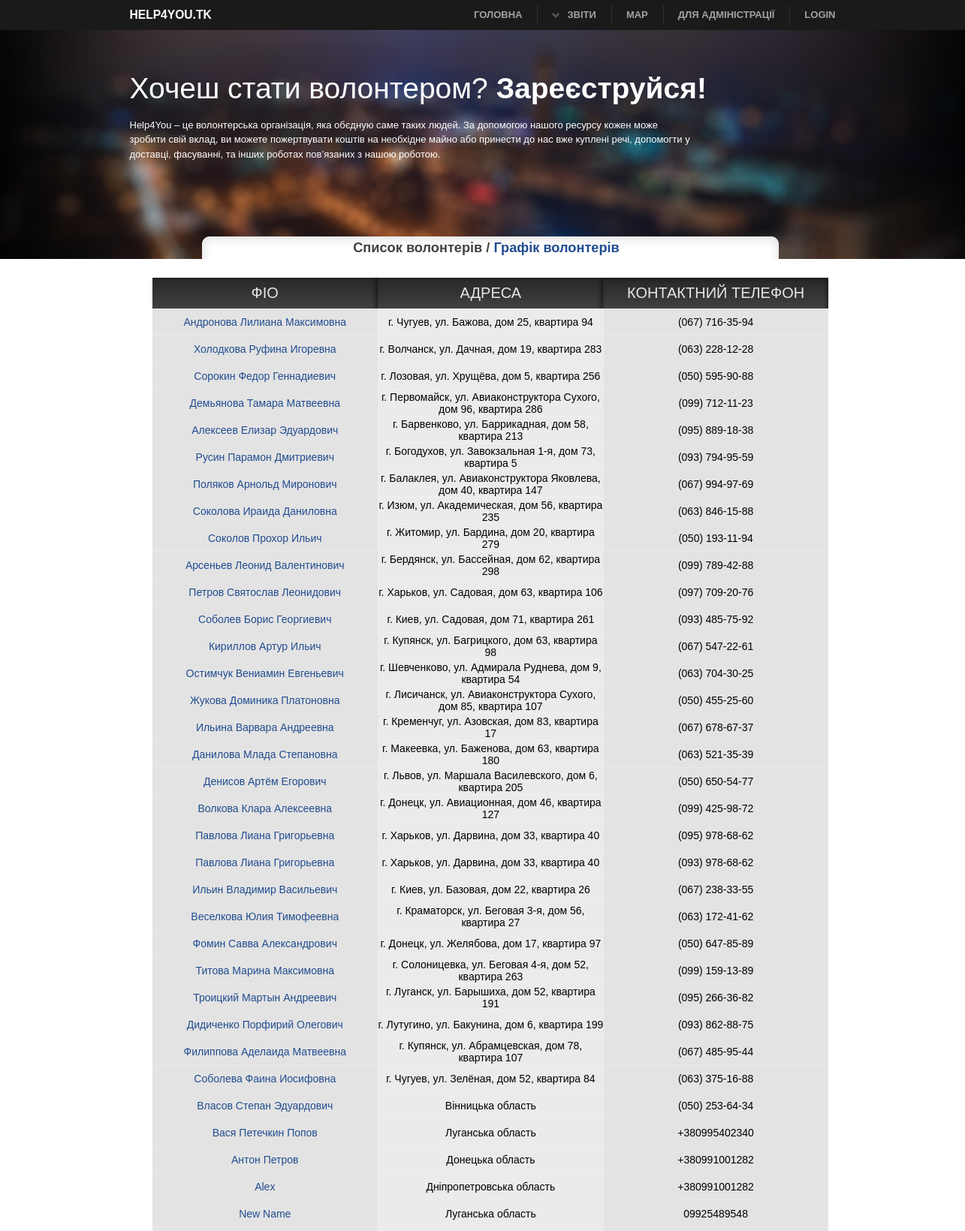
/Volonter/ (upper part), run on the app's committed database.
### main/models.py (models this page shows, shortened)
class Volonter(models.Model):
    GENDER_CHOICES = (
        (u'М', 'Male'),
        (u'Ж', 'Female'),
    )
    OBLAST_CHOICES = (
         (u'Вінницька область',u'Вінницька область'),
         (u'Волинська область',u'Волинська область'),
         (u'Дніпропетровська область',u'Дніпропетровська область'),
         (u'Донецька область',u'Донецька область'),
         (u'Закарпатська область',u'Закарпатська область'),
         (u'Запорізька область',u'Запорізька область'),
         (u'Івано-Франківська область',u'Івано-Франківська область'),
         (u'Київська область',u'Київська область'),
         (u'Кіровоградська область',u'Кіровоградська область'),
         (u'Луганська область',u'Луганська область'),
         (u'Львівська область',u'Львівська область'),
         (u'Миколаївська область',u'Миколаївська область'),
         (u'Одеська область',u'Одеська область'),
         (u'Полтавська область',u'Полтавська область'),
         (u'Рівненська область',u'Рівненська область'),
         (u'Сумська область',u'Сумська область'),
         (u'Тернопільська область',u'Тернопільська область'),
         (u'Харківська область',u'Харківська область'),
         (u'Херсонська область',u'Херсонська область'),
         (u'Хмельницька область',u'Хмельницька область'),
         (u'Черкаська область',u'Черкаська область'),
         (u'Чернігівська область',u'Чернігівська область'),
         (u'Чернівецька область',u'Чернівецька область'),
         (u'Автономна Республіка Крим',u'Автономна Республіка Крим'),
    )
    fio = models.CharField(verbose_name=u'ПІП', max_length=200)
    birthday = models.DateField(verbose_name=u'Дата народження',null=True, blank=True)
    address = models.CharField(verbose_name=u'Область проживання',max_length=30, choices=OBLAST_CHOICES)
    telephone = models.CharField(verbose_name=u'Телефон',max_length=20)
    gender = models.CharField(verbose_name=u'Стать',max_length=1, choices=GENDER_CHOICES)
    categories = models.ManyToManyField('CategoryResource', verbose_name=u'Категорія ресурсів')
    class Meta:
        verbose_name_plural = u'Волонтери'

### main/views.py (the view)
# urls.py: url(r'^Volonter/$',VolonterListView.as_view(), name='list_volonter'),
class VolonterListView(ListView):
    template_name = 'list_volonter.html'
    model = Volonter
    context_object_name = 'Volonter'
    def get_context_data(self, **kwargs):
        context = super(VolonterListView, self).get_context_data(**kwargs)
        context.update({
            'Volonter': Volonter.objects.all(),
        })
        return context

### main/templates/list_volonter.html (shortened to what this page needs)
{% extends 'base.html' %}
{% load staticfiles %}
{% block title %}
    <h3 class="title_list">Список волонтерів /<a href="{% url 'grafik_volonter' %}"> Графік волонтерів</a></h3>
{% endblock %}
{% block content %}
    <div id="list_table">
  <table border="0">
    <tr>
        <td class="top_left">ФІО</td>
        <td class="top_cen" >АДРЕСА</td>
        <td class="top_right" >КОНТАКТНИЙ ТЕЛЕФОН</td>
    </tr>
    {% for volonters in Volonter %}
        <tr class="list_tr">
        <td class="cell"> <a class="detail_list" href="{% url 'view_volonter' volonters.id %}">{{ volonters.fio }}</a></td>
        <td class="cell_c">{{ volonters.address }}</td>
        <td class="cell">{{ volonters.telephone }}</td>
    </tr>
    {% endfor %}
  </table>
    </div>
{% endblock %}

### main/static/main.css (style rules this page uses)
html { background: #ffffff }
body { color:#727272; font:normal 13px "Helvetice Neue",Arial,Tahoma,Verdana; }
a { outline:0; }
h1, h2, h3, h4 { line-height:1.2em; margin-bottom:15px; font-weight:bold; }
h3, h4 { font-size:1.4em; color:#424242; text-shadow:1px 1px 1px #fff; margin-bottom:10px; }
h3 { -webkit-margin-before: 0em; -webkit-margin-after: 0em; -webkit-margin-start: 0px; -webkit-margin-end: 0px; text-shadow:0px 0px 0px #fff; }
#content .bl_title a { color: #214c90; text-decoration: none; }
.list_tr { border-bottom: 1px solid #2b2b2b; }
#list_table table { width: 900px; margin-left: 30px; margin-top: 15px; }
table { border-spacing:0px; }
.top_left { width: 302px; height: 41px; color: #e5e5e5; background: url("img/top_cen.jpg") repeat-x; text-align: center; font:normal 20px "Helvetice Neue",Arial,Tahoma,Verdana; border-spacing: 0px; }
.top_cen { width: 302px; height: 41px; color: #e5e5e5; background: url("img/top_cen.jpg") repeat-x; text-align: center; font:normal 20px "Helvetice Neue",Arial,Tahoma,Verdana; border-spacing: 0px; }
.top_right { width: 300px; height: 41px; color: #e5e5e5; background: url("img/top_right.jpg") repeat-x; text-align: center; font:normal 20px "Helvetice Neue",Arial,Tahoma,Verdana; }
.cell { width: 300px; height: 36px; background: url("img/cell.gif") repeat-x; text-align: center; font:normal 14px "Helvetice Neue",Arial,Tahoma,Verdana; }
.cell_c { width: 300px; height: 36px; background: url("img/cell_c.gif") repeat-x; text-align: center; font:normal 14px "Helvetice Neue",Arial,Tahoma,Verdana; }
.detail_list { color:#214c90; text-decoration: none; }
.title_list { margin-left:210px; padding-right: 200px; background: url("img/h.png") no-repeat; padding-top: 5px; padding-bottom: 5px; text-align: center; }

### main/static/print.css (style rules this page uses)
* { background:none !important; }
body { color:#000; font:normal 12px Arial,sans-serif; padding-top:0; }
a, #content a { color:#000; outline:0; text-decoration:none; border:none; }
h1, h2, h3, h4, h5 { margin:0 0 10px 0; color:#000; }
h3 { font-size:1.2em; margin-bottom:20px; }

### data on the page
Volonter: fio "Андронова Лилиана Максимовна", address "г. Чугуев, ул. Бажова, дом 25, квартира 94", telephone "(067) 716-35-94"
Volonter: fio "Холодкова Руфина Игоревна", address "г. Волчанск, ул. Дачная, дом 19, квартира 283", telephone "(063) 228-12-28"
Volonter: fio "Сорокин Федор Геннадиевич", address "г. Лозовая, ул. Хрущёва, дом 5, квартира 256", telephone "(050) 595-90-88"
Volonter: fio "Демьянова Тамара Матвеевна", address "г. Первомайск, ул. Авиаконструктора Сухого, дом 96, квартира 286", telephone "(099) 712-11-23"
Volonter: fio "Алексеев Елизар Эдуардович", address "г. Барвенково, ул. Баррикадная, дом 58, квартира 213", telephone "(095) 889-18-38"
Volonter: fio "Русин Парамон Дмитриевич", address "г. Богодухов, ул. Завокзальная 1-я, дом 73, квартира 5", telephone "(093) 794-95-59"
Volonter: fio "Поляков Арнольд Миронович", address "г. Балаклея, ул. Авиаконструктора Яковлева, дом 40, квартира 147", telephone "(067) 994-97-69"
Volonter: fio "Соколова Ираида Даниловна", address "г. Изюм, ул. Академическая, дом 56, квартира 235", telephone "(063) 846-15-88"
Volonter: fio "Соколов Прохор Ильич", address "г. Житомир, ул. Бардина, дом 20, квартира 279", telephone "(050) 193-11-94"
Volonter: fio "Арсеньев Леонид Валентинович", address "г. Бердянск, ул. Бассейная, дом 62, квартира 298", telephone "(099) 789-42-88"
Volonter: fio "Петров Святослав Леонидович", address "г. Харьков, ул. Садовая, дом 63, квартира 106", telephone "(097) 709-20-76"
Volonter: fio "Соболев Борис Георгиевич", address "г. Киев, ул. Садовая, дом 71, квартира 261", telephone "(093) 485-75-92"
Volonter: fio "Кириллов Артур Ильич", address "г. Купянск, ул. Багрицкого, дом 63, квартира 98", telephone "(067) 547-22-61"
Volonter: fio "Остимчук Вениамин Евгеньевич", address "г. Шевченково, ул. Адмирала Руднева, дом 9, квартира 54", telephone "(063) 704-30-25"
Volonter: fio "Жукова Доминика Платоновна", address "г. Лисичанск, ул. Авиаконструктора Сухого, дом 85, квартира 107", telephone "(050) 455-25-60"
Volonter: fio "Ильина Варвара Андреевна", address "г. Кременчуг, ул. Азовская, дом 83, квартира 17", telephone "(067) 678-67-37"
Volonter: fio "Данилова Млада Степановна", address "г. Макеевка, ул. Баженова, дом 63, квартира 180", telephone "(063) 521-35-39"
Volonter: fio "Денисов Артём Егорович", address "г. Львов, ул. Маршала Василевского, дом 6, квартира 205", telephone "(050) 650-54-77"
Volonter: fio "Волкова Клара Алексеевна", address "г. Донецк, ул. Авиационная, дом 46, квартира 127", telephone "(099) 425-98-72"
Volonter: fio "Павлова Лиана Григорьевна", address "г. Харьков, ул. Дарвина, дом 33, квартира 40", telephone "(095) 978-68-62"
Volonter: fio "Павлова Лиана Григорьевна", address "г. Харьков, ул. Дарвина, дом 33, квартира 40", telephone "(093) 978-68-62"
Volonter: fio "Ильин Владимир Васильевич", address "г. Киев, ул. Базовая, дом 22, квартира 26", telephone "(067) 238-33-55"
Volonter: fio "Веселкова Юлия Тимофеевна", address "г. Краматорск, ул. Беговая 3-я, дом 56, квартира 27", telephone "(063) 172-41-62"
Volonter: fio "Фомин Савва Александрович", address "г. Донецк, ул. Желябова, дом 17, квартира 97", telephone "(050) 647-85-89"
Volonter: fio "Титова Марина Максимовна", address "г. Солоницевка, ул. Беговая 4-я, дом 52, квартира 263", telephone "(099) 159-13-89"
Volonter: fio "Троицкий Мартын Андреевич", address "г. Луганск, ул. Барышиха, дом 52, квартира 191", telephone "(095) 266-36-82"
Volonter: fio "Дидиченко Порфирий Олегович", address "г. Лутугино, ул. Бакунина, дом 6, квартира 199", telephone "(093) 862-88-75"
Volonter: fio "Филиппова Аделаида Матвеевна", address "г. Купянск, ул. Абрамцевская, дом 78, квартира 107", telephone "(067) 485-95-44"
Volonter: fio "Соболева Фаина Иосифовна", address "г. Чугуев, ул. Зелёная, дом 52, квартира 84", telephone "(063) 375-16-88"
Volonter: fio "Власов Степан Эдуардович", address "Вінницька область", telephone "(050) 253-64-34"
Volonter: fio "Вася Петечкин Попов", address "Луганська область", telephone "+380995402340"
Volonter: fio "Антон Петров", address "Донецька область", telephone "+380991001282"
Volonter: fio "Alex", address "Дніпропетровська область", telephone "+380991001282"
Volonter: fio "New Name", address "Луганська область", telephone "09925489548"
